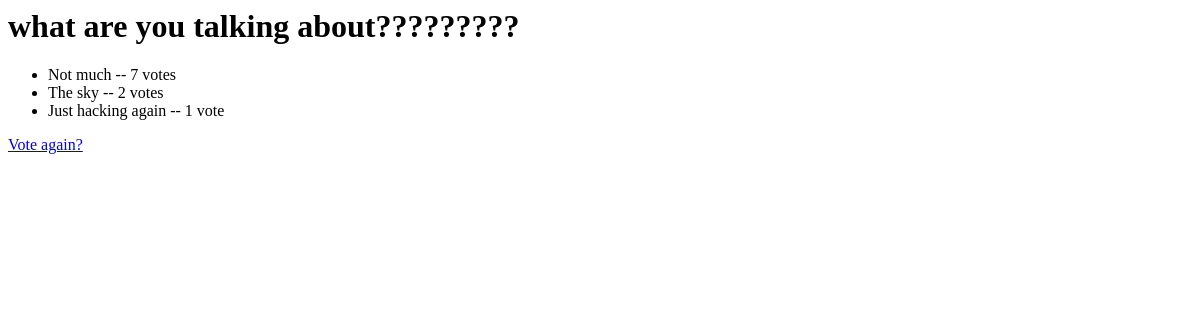
/polls/1/results/, run on an earlier commit of the app's database.
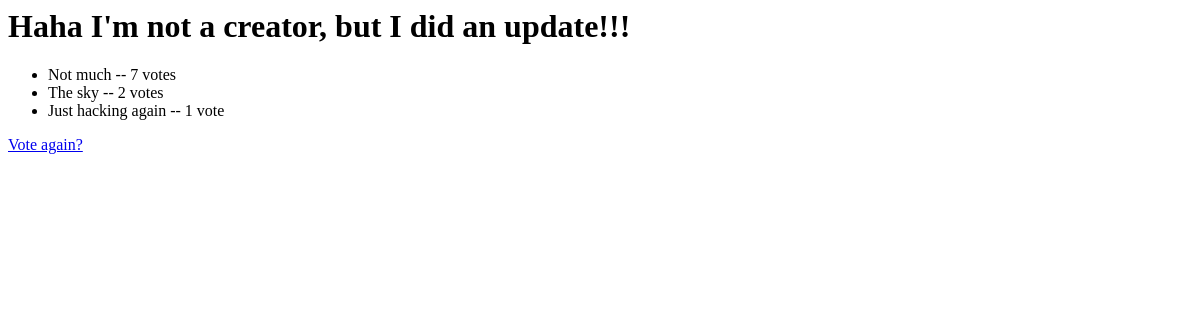
And on a later commit of the database.
### polls/models.py (models this page shows, shortened)
class Question(models.Model):
    question_text = models.CharField(max_length=200)
    pub_date = models.DateTimeField("date published")
    creator = models.ForeignKey('auth.User', related_name='questions', on_delete=models.CASCADE)
    highlighted = models.TextField()

class Choice(models.Model):
    question = models.ForeignKey(Question, on_delete=models.CASCADE)
    choice_text = models.CharField(max_length=200)
    votes = models.IntegerField(default=0)

### polls/views.py (the view)
# urls.py: path("<int:pk>/results/", views.ResultsView.as_view(), name="results"),
class ResultsView(generic.DetailView):
    model = Question
    template_name = 'polls/results.html'

### polls/templates/polls/results.html
<h1>{{ question.question_text }}</h1>
<ul>
{% for choice in question.choice_set.all %}
    <li>{{ choice.choice_text }} -- {{ choice.votes }} vote{{ choice.votes|pluralize }}</li>
{% endfor %}
</ul>
<a href="{% url 'polls:detail' question.id %}">Vote again?</a>

What changed in the data, as far as the page shows it:
changed Question: question_text "what are you talking about?????????" → "Haha I'm not a creator, but I did an update!!!"
